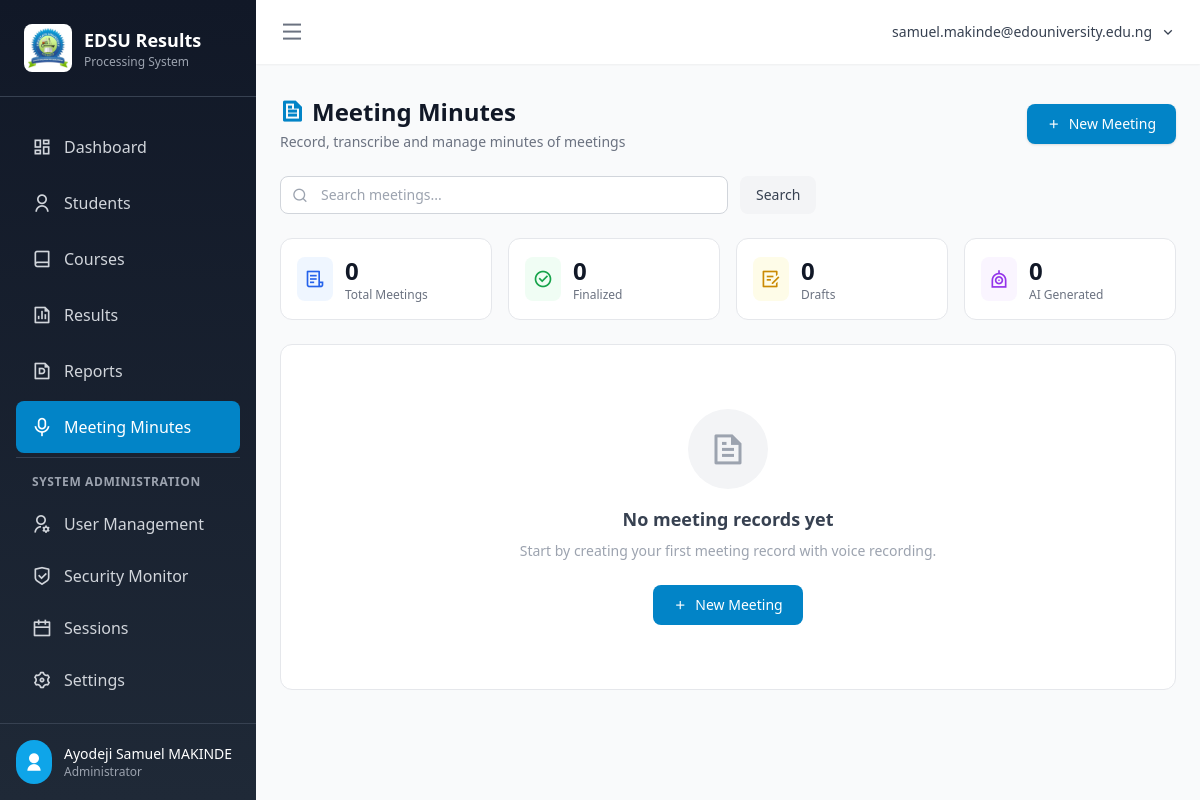
Before: /minutes/ (signed in) with the older database file.
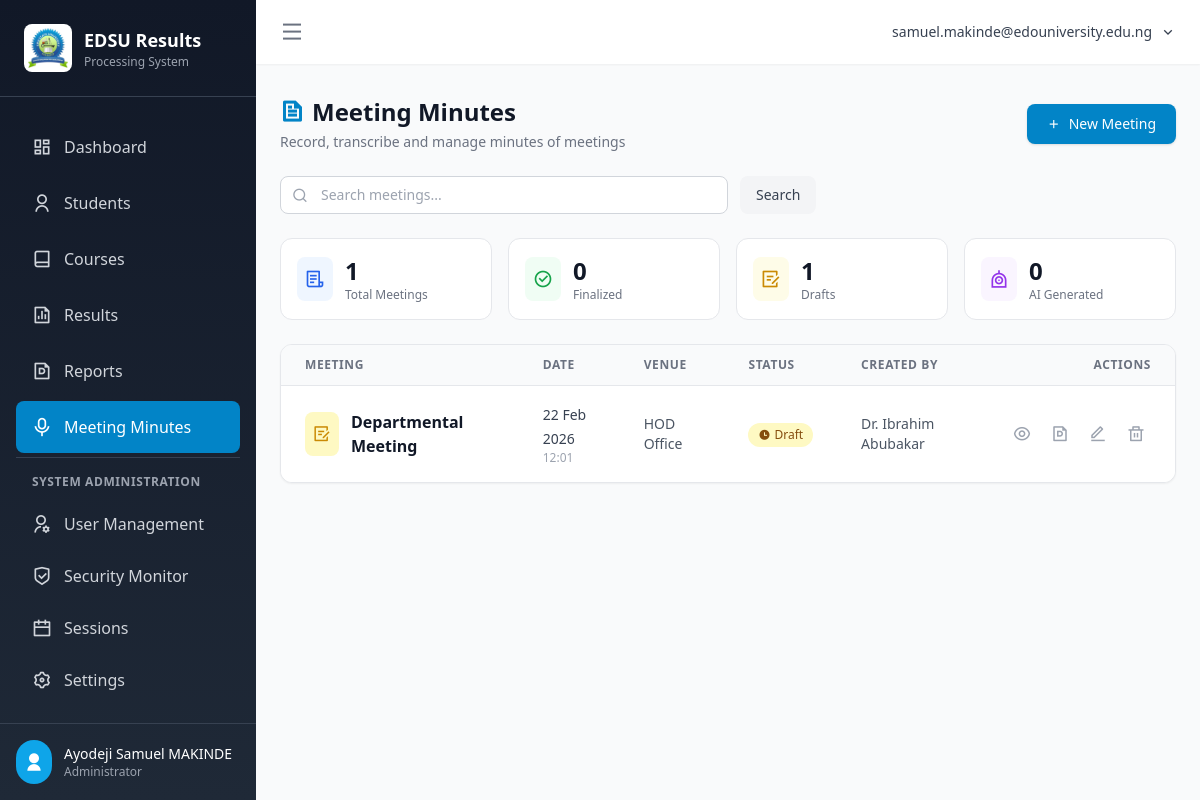
After: the same page with the newer database file.
### app/models.py (models this page shows, shortened)
class MeetingMinutes(db.Model):
    __tablename__ = 'meeting_minutes'
    id = db.Column(db.Integer, primary_key=True)
    title = db.Column(db.String(256), nullable=False)
    meeting_date = db.Column(db.Date, nullable=False)
    meeting_time = db.Column(db.String(10))           # HH:MM
    venue = db.Column(db.String(256))
    chairperson = db.Column(db.String(128))
    attendees = db.Column(db.Text)                    # Comma-separated or JSON names
    agenda = db.Column(db.Text)                       # Agenda items (JSON list or plain text)
    raw_transcript = db.Column(db.Text)               # Raw voice transcript
    ai_minutes = db.Column(db.Text)                   # AI-generated formatted minutes (Markdown)
    action_items = db.Column(db.Text)                 # Extracted action items (JSON)
    status = db.Column(db.String(20), default='draft')  # draft, finalized
    created_by_id = db.Column(db.Integer, db.ForeignKey('users.id'), nullable=False)
    created_at = db.Column(db.DateTime, default=datetime.utcnow)
    updated_at = db.Column(db.DateTime, default=datetime.utcnow, onupdate=datetime.utcnow)
    created_by = db.relationship('User', foreign_keys=[created_by_id], backref='meeting_minutes')

class User(UserMixin, db.Model):
    __tablename__ = 'users'
    id = db.Column(db.Integer, primary_key=True)
    username = db.Column(db.String(120), unique=True, nullable=False, index=True)  # University email
    email = db.Column(db.String(120), unique=True, nullable=False, index=True)
    password_hash = db.Column(db.String(256), nullable=False)
    full_name = db.Column(db.String(128), nullable=False)
    role = db.Column(db.String(20), default='lecturer')  # admin, hod, level_adviser, lecturer
    program = db.Column(db.String(64))  # Assigned program
    level = db.Column(db.Integer)  # Assigned level (100, 200, 300, 400)
    is_active = db.Column(db.Boolean, default=True)
    is_locked = db.Column(db.Boolean, default=False)  # Locked by HoD/Admin after 3 failed attempts
    failed_login_attempts = db.Column(db.Integer, default=0)
    locked_until = db.Column(db.DateTime)
    must_change_password = db.Column(db.Boolean, default=True)  # Force password change on first login
    last_login = db.Column(db.DateTime)
    last_login_ip = db.Column(db.String(45))  # IP address of last login
    last_login_device = db.Column(db.String(256))  # User agent of last login
    created_by = db.Column(db.Integer, db.ForeignKey('users.id'))  # HoD/Admin who created this account
    created_at = db.Column(db.DateTime, default=datetime.utcnow)
    updated_at = db.Column(db.DateTime, default=datetime.utcnow, onupdate=datetime.utcnow)
    def is_level_adviser(self):
        return self.role == 'level_adviser'

### app/routes/minutes.py (the view)
@minutes_bp.route('/')
@login_required
def index():
    q = request.args.get('q', '').strip()
    query = MeetingMinutes.query
    if current_user.role not in ('admin', 'hod'):
        query = query.filter_by(created_by_id=current_user.id)
    if q:
        query = query.filter(MeetingMinutes.title.ilike(f'%{q}%'))
    minutes = query.order_by(MeetingMinutes.meeting_date.desc(),
                             MeetingMinutes.created_at.desc()).all()
    return render_template('minutes/index.html', minutes=minutes, q=q)

### app/models.py (called while the page is built)
@login_manager.user_loader
def load_user(user_id):
    return User.query.get(int(user_id))

### app/templates/minutes/index.html (shortened to what the changed rows need)
{% extends "base.html" %}
{% block content %}
<div class="space-y-6">
  <div class="flex flex-col sm:flex-row sm:items-center sm:justify-between gap-4">
    <div>
      <h1 class="text-2xl font-bold text-gray-900 flex items-center gap-2">
        <i class="ri-file-text-line text-primary-600"></i> Meeting Minutes
      </h1>
    </div>
  </div>
  <div class="grid grid-cols-2 sm:grid-cols-4 gap-4">
    {% set total = minutes|length %}
    {% set finalized = minutes|selectattr('status','equalto','finalized')|list|length %}
    {% set drafts = total - finalized %}
    {% set with_ai = minutes|selectattr('ai_minutes')|list|length %}
    <div class="bg-white rounded-xl border border-gray-200 p-4 flex items-center gap-3">
      <div><p class="text-2xl font-bold text-gray-900">{{ total }}</p><p class="text-xs text-gray-500">Total Meetings</p></div>
    </div>
    <div class="bg-white rounded-xl border border-gray-200 p-4 flex items-center gap-3">
      <div><p class="text-2xl font-bold text-gray-900">{{ drafts }}</p><p class="text-xs text-gray-500">Drafts</p></div>
    </div>
  </div>
  {% if minutes %}
  <div class="bg-white rounded-xl border border-gray-200 shadow-sm overflow-hidden">
    <table class="min-w-full divide-y divide-gray-200">
      <thead class="bg-gray-50">
        <tr>
          <th class="px-6 py-3 text-left text-xs font-semibold text-gray-500 uppercase tracking-wider">Meeting</th>
          <th class="px-6 py-3 text-left text-xs font-semibold text-gray-500 uppercase tracking-wider hidden md:table-cell">Date</th>
          <th class="px-6 py-3 text-left text-xs font-semibold text-gray-500 uppercase tracking-wider hidden lg:table-cell">Venue</th>
          <th class="px-6 py-3 text-left text-xs font-semibold text-gray-500 uppercase tracking-wider">Status</th>
          <th class="px-6 py-3 text-left text-xs font-semibold text-gray-500 uppercase tracking-wider hidden md:table-cell">Created by</th>
          <th class="px-6 py-3 text-right text-xs font-semibold text-gray-500 uppercase tracking-wider">Actions</th>
        </tr>
      </thead>
      <tbody class="bg-white divide-y divide-gray-100">
        {% for m in minutes %}
        <tr class="hover:bg-gray-50 transition-colors">
          <td class="px-6 py-4">
            <div class="flex items-center gap-3">
              <div class="p-2 {{ 'bg-green-100' if m.status == 'finalized' else 'bg-yellow-100' }} rounded-lg flex-shrink-0">
                <i class="ri-{{ 'checkbox-circle-line text-green-600' if m.status == 'finalized' else 'draft-line text-yellow-600' }} text-lg"></i>
              </div>
              <div>
                <a href="{{ url_for('minutes.view', meeting_id=m.id) }}"
                   class="font-semibold text-gray-900 hover:text-primary-600 transition-colors">
                  {{ m.title }}
                </a>
              </div>
            </div>
          </td>
          <td class="px-6 py-4 hidden md:table-cell">
            <span class="text-sm text-gray-700">{{ m.meeting_date.strftime('%d %b %Y') if m.meeting_date else '—' }}</span>
            {% if m.meeting_time %}
            <p class="text-xs text-gray-400">{{ m.meeting_time }}</p>
            {% endif %}
          </td>
          <td class="px-6 py-4 hidden lg:table-cell text-sm text-gray-600">{{ m.venue or '—' }}</td>
          <td class="px-6 py-4">
            <span class="inline-flex items-center gap-1 px-2.5 py-1 rounded-full text-xs font-medium
              {{ 'bg-green-100 text-green-800' if m.status == 'finalized' else 'bg-yellow-100 text-yellow-800' }}">
              <i class="ri-{{ 'checkbox-circle-fill' if m.status == 'finalized' else 'time-fill' }} text-xs"></i>
              {{ m.status.capitalize() }}
            </span>
          </td>
          <td class="px-6 py-4 hidden md:table-cell text-sm text-gray-600">
            {{ m.created_by.full_name if m.created_by else '—' }}
          </td>
          <td class="px-6 py-4 text-right">
            <div class="flex items-center justify-end gap-2">
              <a href="{{ url_for('minutes.view', meeting_id=m.id) }}"
                 title="View" class="p-1.5 text-gray-400 hover:text-primary-600 hover:bg-primary-50 rounded-lg transition-colors">
                <i class="ri-eye-line text-lg"></i>
              </a>
              <a href="{{ url_for('minutes.export_pdf', meeting_id=m.id) }}"
                 title="Download PDF" class="p-1.5 text-gray-400 hover:text-red-600 hover:bg-red-50 rounded-lg transition-colors">
                <i class="ri-file-pdf-line text-lg"></i>
              </a>
              <a href="{{ url_for('minutes.edit', meeting_id=m.id) }}"
                 title="Edit" class="p-1.5 text-gray-400 hover:text-blue-600 hover:bg-blue-50 rounded-lg transition-colors">
                <i class="ri-edit-line text-lg"></i>
              </a>
              <form method="POST" action="{{ url_for('minutes.delete', meeting_id=m.id) }}"
                    onsubmit="return confirm('Delete this meeting record?')" class="inline">
                <button type="submit" title="Delete"
                        class="p-1.5 text-gray-400 hover:text-red-600 hover:bg-red-50 rounded-lg transition-colors">
                  <i class="ri-delete-bin-line text-lg"></i>
                </button>
              </form>
            </div>
          </td>
        </tr>
        {% endfor %}
      </tbody>
    </table>
  </div>
  {% else %}
  <div class="bg-white rounded-xl border border-gray-200 p-16 text-center">
    <div class="w-20 h-20 bg-gray-100 rounded-full flex items-center justify-center mx-auto mb-4">
      <i class="ri-file-text-line text-4xl text-gray-400"></i>
    </div>
    <h3 class="text-lg font-semibold text-gray-700 mb-2">
      {% if q %}No meetings matching "{{ q }}"{% else %}No meeting records yet{% endif %}
    </h3>
    <p class="text-gray-400 text-sm mb-6">Start by creating your first meeting record with voice recording.</p>
    <a href="{{ url_for('minutes.new') }}"
       class="inline-flex items-center gap-2 px-5 py-2.5 bg-primary-600 text-white text-sm font-medium rounded-lg hover:bg-primary-700 transition-colors">
      <i class="ri-add-line"></i> New Meeting
    </a>
  </div>
  {% endif %}
</div>
{% endblock %}

Changed rows visible on the page:
added MeetingMinutes: title "Departmental Meeting", meeting_date "22 Feb 2026", meeting_time "12:01", venue "HOD Office", status "Draft", created_by "Dr. Ibrahim Abubakar"
Other visible differences:
{{ total }}: "0" → "1"
{{ drafts }}: "0" → "1"
text no longer shown: "No meeting records yet Start by creating your first meeting record with voice recording. New Meeting"
text now shown: "MEETING DATE VENUE STATUS CREATED BY ACTIONS"
